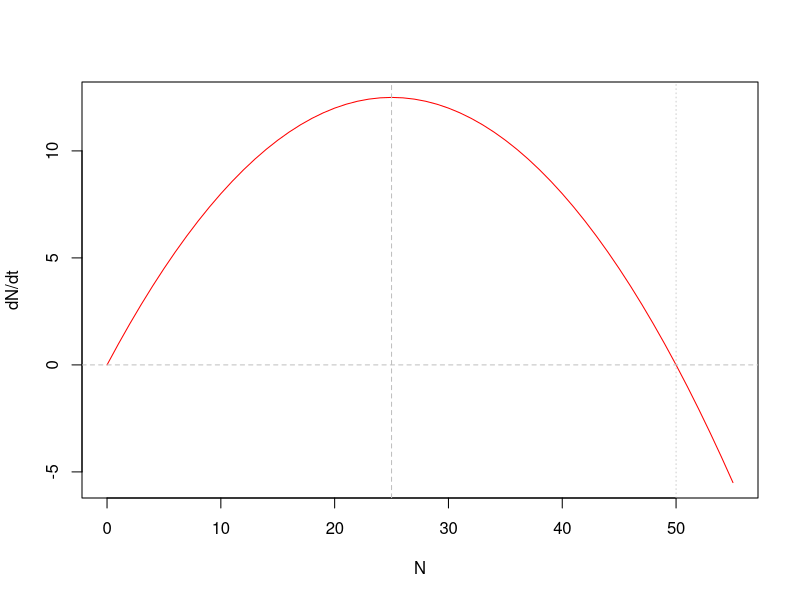

Source code (R):
## ---- chunk 1
N <- 0:55
K <- 50
r <- 1
dN <- r*N - r*N^2/K
plot(N, dN, type = "l", col = "red", ylab = "dN/dt")
abline(h = 0, col = "grey", lty = 2)
abline(v = 25, col = "grey", lty = 2)
abline(v = 50, col = "grey", lty = 3, lwd = 0.75)
